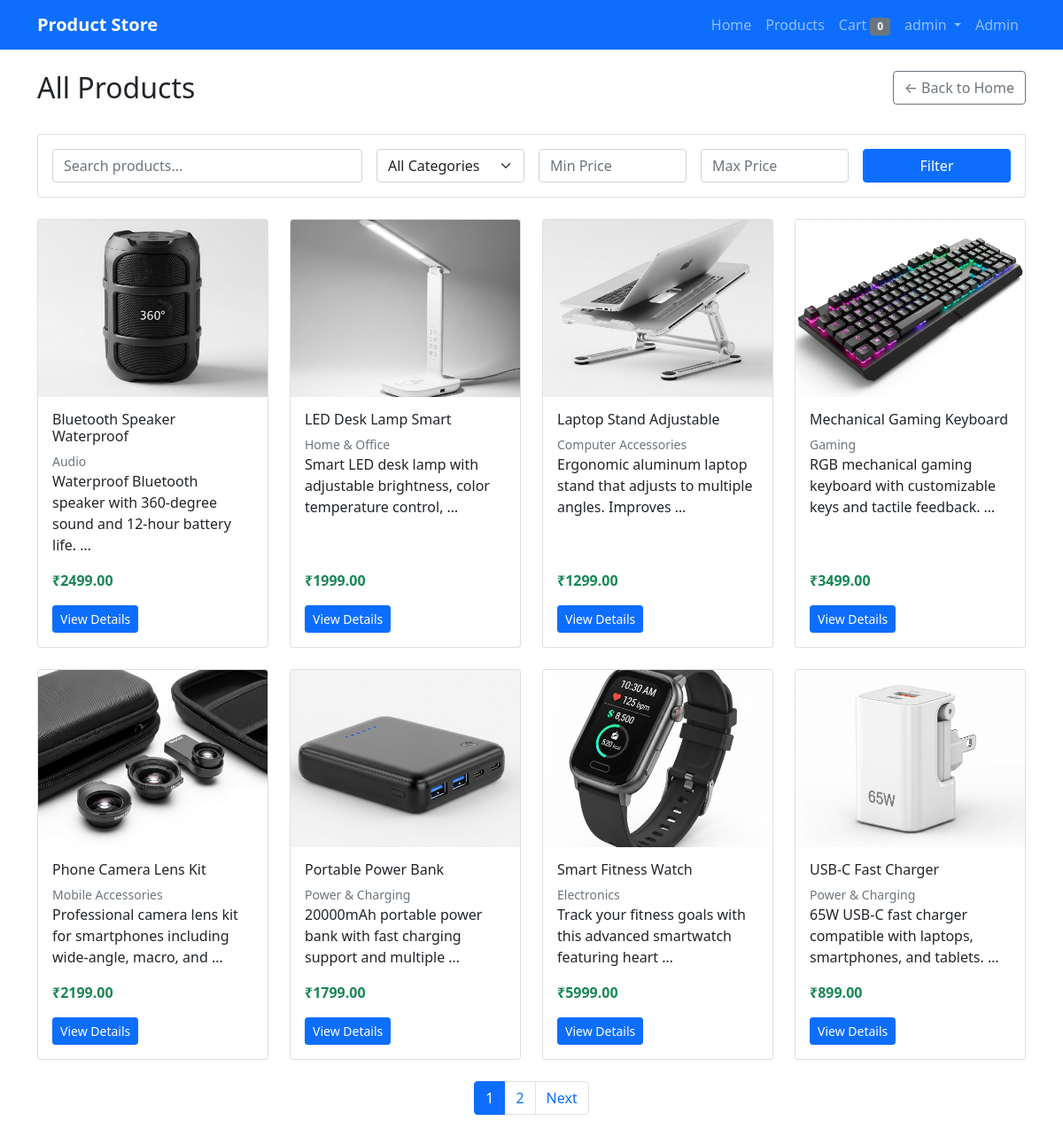
Screenshot of /products/ (signed in) with the database file from the repository.
### products/models.py (models this page shows, shortened)
class Product(models.Model):
    name = models.CharField(max_length=200)
    slug = models.SlugField(max_length=200, unique=True)
    description = models.TextField()
    price = models.DecimalField(max_digits=10, decimal_places=2)
    category = models.ForeignKey(Category, on_delete=models.CASCADE, related_name='products', null=True, blank=True)
    image = models.ImageField(upload_to='products/', blank=True, null=True)
    created_at = models.DateTimeField(auto_now_add=True)
    updated_at = models.DateTimeField(auto_now=True)
    class Meta:
        ordering = ['name']

class Category(models.Model):
    name = models.CharField(max_length=100)
    slug = models.SlugField(max_length=100, unique=True)
    description = models.TextField(blank=True)
    created_at = models.DateTimeField(auto_now_add=True)
    class Meta:
        verbose_name_plural = 'Categories'
        ordering = ['name']

### products/views.py (the view)
# urls.py: path('products/', views.product_list, name='product_list'),
def product_list(request):
    products = Product.objects.select_related('category').all()
    categories = Category.objects.all()
    search_query = request.GET.get('search', '')
    if search_query:
        products = products.filter(
            Q(name__icontains=search_query) |
            Q(description__icontains=search_query)
        )
    category_slug = request.GET.get('category', '')
    selected_category = None
    if category_slug:
        try:
            selected_category = Category.objects.get(slug=category_slug)
            products = products.filter(category=selected_category)
        except Category.DoesNotExist:
            pass
    min_price = request.GET.get('min_price', '')
    max_price = request.GET.get('max_price', '')
    if min_price:
        try:
            products = products.filter(price__gte=float(min_price))
        except ValueError:
            pass
    if max_price:
        try:
            products = products.filter(price__lte=float(max_price))
        except ValueError:
            pass
    paginator = Paginator(products, 8)  # Show 8 products per page
    page_number = request.GET.get('page')
    page_obj = paginator.get_page(page_number)
    context = {
        'page_obj': page_obj,
        'categories': categories,
        'selected_category': selected_category,
        'search_query': search_query,
        'min_price': min_price,
        'max_price': max_price,
    }
    return render(request, 'products/product_list.html', context)

### products/templates/products/product_list.html (shortened to what this page needs)
{% extends 'products/base.html' %}
{% block content %}
<div class="row mb-4">
    <div class="col-md-8">
        <h2>All Products</h2>
    </div>
    <div class="col-md-4 text-end">
        <a href="{% url 'home' %}" class="btn btn-outline-secondary">← Back to Home</a>
    </div>
</div>
<div class="row mb-4">
    <div class="col-12">
        <div class="card">
            <div class="card-body">
                <form method="get" class="row g-3">
                    <div class="col-md-4">
                        <input type="text" class="form-control" name="search" placeholder="Search products..." value="{{ search_query }}">
                    </div>
                    <div class="col-md-2">
                        <select name="category" class="form-select">
                            <option value="">All Categories</option>
                        </select>
                    </div>
                    <div class="col-md-2">
                        <input type="number" class="form-control" name="min_price" placeholder="Min Price" value="{{ min_price }}">
                    </div>
                    <div class="col-md-2">
                        <input type="number" class="form-control" name="max_price" placeholder="Max Price" value="{{ max_price }}">
                    </div>
                    <div class="col-md-2">
                        <button type="submit" class="btn btn-primary w-100">Filter</button>
                    </div>
                </form>
            </div>
        </div>
    </div>
</div>
{% if page_obj %}
    <div class="row">
        {% for product in page_obj %}
        <div class="col-md-3 mb-4">
            <div class="card h-100">
                {% if product.image %}
                    <img src="{{ product.image.url }}" class="card-img-top" alt="{{ product.name }}">
                {% else %}
                    <div class="card-img-top bg-light d-flex align-items-center justify-content-center">
                        <span class="text-muted">No Image</span>
                    </div>
                {% endif %}
                <div class="card-body d-flex flex-column">
                    <h6 class="card-title">{{ product.name }}</h6>
                    {% if product.category %}
                        <small class="text-muted">{{ product.category.name }}</small>
                    {% endif %}
                    <p class="card-text">{{ product.description|truncatewords:10 }}</p>
                    <div class="mt-auto">
                        <p class="card-text"><strong class="text-success">₹{{ product.price }}</strong></p>
                        <a href="{% url 'product_detail' product.slug %}" class="btn btn-primary btn-sm">View Details</a>
                    </div>
                </div>
            </div>
        </div>
        {% endfor %}
    </div>
    {% if page_obj.has_other_pages %}
    <nav aria-label="Product pagination">
        <ul class="pagination justify-content-center">
            {% for num in page_obj.paginator.page_range %}
                {% if page_obj.number == num %}
                    <li class="page-item active">
                        <span class="page-link">{{ num }}</span>
                    </li>
                {% elif num > page_obj.number|add:'-3' and num < page_obj.number|add:'3' %}
                    <li class="page-item">
                        <a class="page-link" href="?page={{ num }}">{{ num }}</a>
                    </li>
                {% endif %}
            {% endfor %}
            {% if page_obj.has_next %}
                <li class="page-item">
                    <a class="page-link" href="?page={{ page_obj.next_page_number }}">Next</a>
                </li>
            {% endif %}
        </ul>
    </nav>
    {% endif %}
{% endif %}
{% endblock %}

### products/templates/products/base.html (shortened to what this page needs)
<!DOCTYPE html>
<html lang="en">
<head>
    <link href="https://cdn.jsdelivr.net/npm/bootstrap@5.1.3/dist/css/bootstrap.min.css" rel="stylesheet">
</head>
<body>
    <nav class="navbar navbar-expand-lg navbar-dark bg-primary mb-4">
        <div class="container">
            <a class="navbar-brand" href="{% url 'home' %}">Product Store</a>
            <div class="navbar-nav ms-auto">
                <a class="nav-link" href="{% url 'home' %}">Home</a>
                <a class="nav-link" href="{% url 'product_list' %}">Products</a>
                <a class="nav-link" href="{% url 'cart_view' %}">Cart <span class="badge bg-secondary">{{ request.session.cart|length|default:0 }}</span></a>
                {% if user.is_authenticated %}
                    <div class="nav-item dropdown">
                        <a class="nav-link dropdown-toggle" href="#" id="navbarDropdown" role="button" data-bs-toggle="dropdown">
                            {{ user.username }}
                        </a>
                    </div>
                    {% if user.is_staff %}
                        <a class="nav-link" href="/admin/">Admin</a>
                    {% endif %}
                {% else %}
                    <a class="nav-link" href="{% url 'accounts:login' %}">Login</a>
                    <a class="nav-link" href="{% url 'accounts:register' %}">Register</a>
                {% endif %}
            </div>
        </div>
    </nav>
    <div class="container">
        {% block content %}
        {% endblock %}
    </div>
</body>
</html>

### products/templates/products/base.html (style rules this page uses)
.card-img-top { height: 200px; object-fit: cover; }
.navbar-brand { font-weight: bold; }

### rows the page displays
Product: image (picture), name "Bluetooth Speaker Waterproof", category.name "Audio", description "Waterproof Bluetooth speaker with 360-degree sound and 12-hour battery life. …", price "2499.00"
Product: image (picture), name "LED Desk Lamp Smart", category.name "Home & Office", description "Smart LED desk lamp with adjustable brightness, color temperature control, …", price "1999.00"
Product: image (picture), name "Laptop Stand Adjustable", category.name "Computer Accessories", description "Ergonomic aluminum laptop stand that adjusts to multiple angles. Improves …", price "1299.00"
Product: image (picture), name "Mechanical Gaming Keyboard", category.name "Gaming", description "RGB mechanical gaming keyboard with customizable keys and tactile feedback. …", price "3499.00"
Product: image (picture), name "Phone Camera Lens Kit", category.name "Mobile Accessories", description "Professional camera lens kit for smartphones including wide-angle, macro, and …", price "2199.00"
Product: image (picture), name "Portable Power Bank", category.name "Power & Charging", description "20000mAh portable power bank with fast charging support and multiple …", price "1799.00"
Product: image (picture), name "Smart Fitness Watch", category.name "Electronics", description "Track your fitness goals with this advanced smartwatch featuring heart …", price "5999.00"
Product: image (picture), name "USB-C Fast Charger", category.name "Power & Charging", description "65W USB-C fast charger compatible with laptops, smartphones, and tablets. …", price "899.00"

### other values shown
{{ request.session.cart|length|default:0 }} "0"
{{ user.username }} "admin"
{{ num }} "1"
{{ num }} "2"
